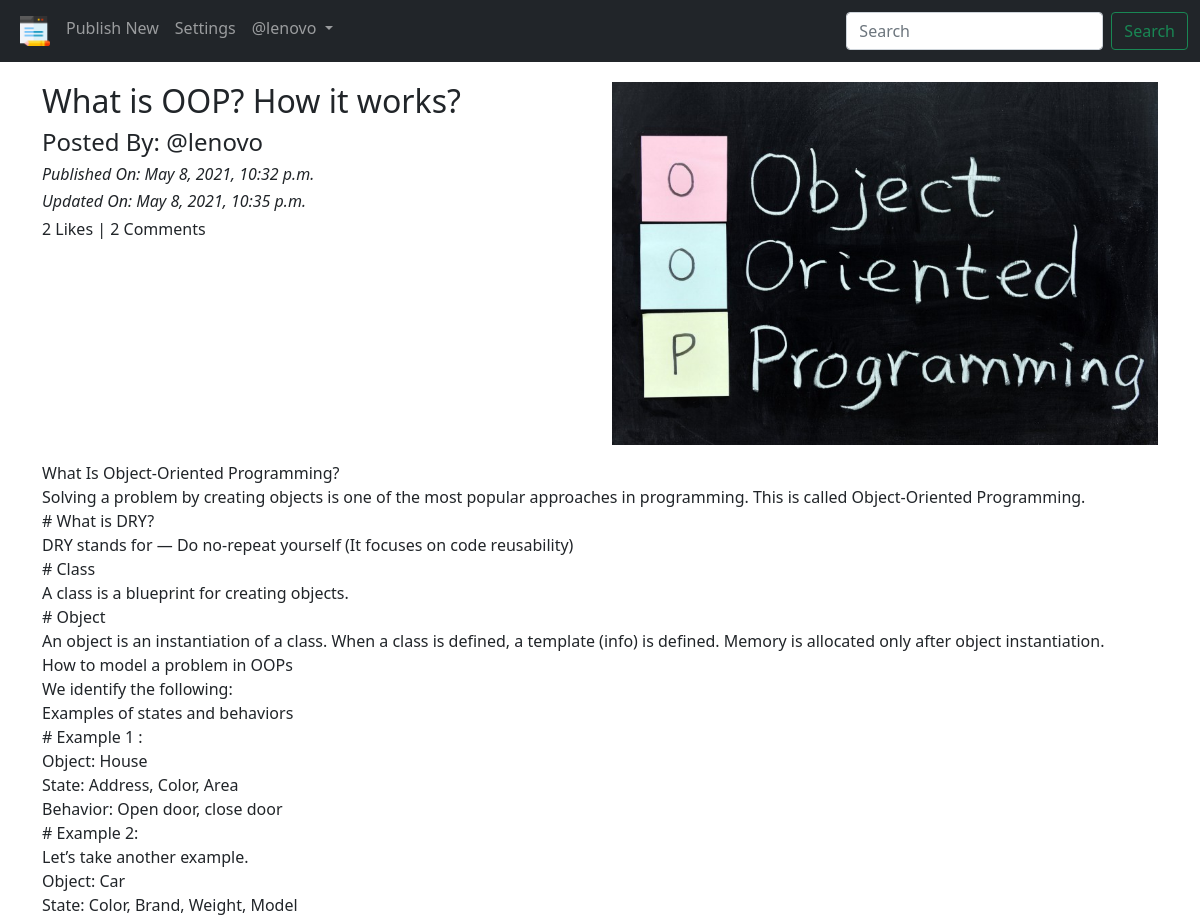
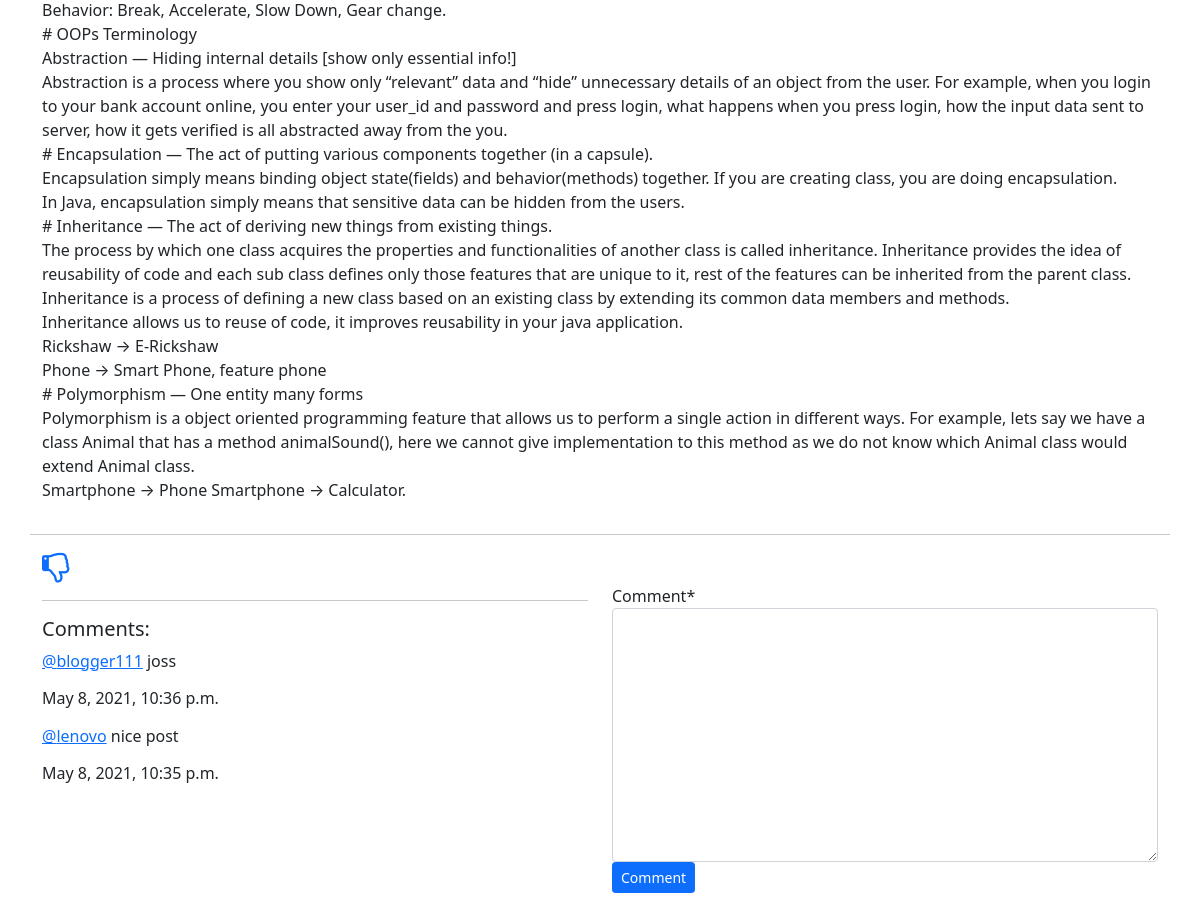
The app's page /blog/details/what-is-oop-how-it-works-331e42c5-1248-4bc8-8058-307f244c4a45 (signed in) with its own data (2 pictures, top to bottom).
### App_Blog/models.py (models this page shows, shortened)
class Blog(models.Model):
    author = models.ForeignKey(
        User, on_delete=models.CASCADE, related_name='post_author')
    blog_title = models.CharField(max_length=264, verbose_name="Put a Title")
    slug = models.SlugField(max_length=264, unique=True)
    blog_content = models.TextField(verbose_name="What is on your mind?")
    blog_image = models.ImageField(
        upload_to='blog_images', verbose_name="Image")
    publish_date = models.DateTimeField(auto_now_add=True)
    update_date = models.DateTimeField(auto_now=True)
    class Meta:
        ordering = ['-publish_date']

class Comment(models.Model):
    blog = models.ForeignKey(
        Blog, on_delete=models.CASCADE, related_name='blog_comment')
    user = models.ForeignKey(
        User, on_delete=models.CASCADE, related_name='user_comment')
    comment = models.TextField()
    comment_date = models.DateTimeField(auto_now_add=True)
    class Meta:
        ordering = ['-comment_date']

### App_Blog/views.py (the view, shortened to what this page needs)
# urls.py: path('details/<slug:slug>', views.blog_details, name='blog_details'),
@login_required
def blog_details(request, slug):
    blog = Blog.objects.get(slug=slug)
    comment_form = CommentForm()
    already_liked = Likes.objects.filter(blog=blog, user=request.user)
    if already_liked:
        liked = True
    else:
        liked = False
    return render(request, 'App_Blog/blog_details.html', context={'blog': blog, 'comment_form': comment_form, 'liked': liked})

### App_Blog/forms.py
class CommentForm(forms.ModelForm):
    class Meta:
        model = Comment
        fields = ('comment',)

### templates/App_Blog/blog_details.html (shortened to what this page needs)
{% extends 'base.html' %}
{% load crispy_forms_tags %}
{% block body_block %}
<div class="row">
  <div class="col-sm-6">
    <h2>{{blog.blog_title}}</h2>
    <h4>Posted By: @{{blog.author}}</h4>
    <i><h6>Published On: {{blog.publish_date}}</h6></i>
    <i><h6>Updated On: {{blog.update_date}}</h6></i>
    <h6>{{blog.liked_blog.count}} Likes | {{blog.blog_comment.count}} Comments</h6>
  </div>
  <div class="col-sm-6">
    <img src="/media/{{blog.blog_image}}" width="100%">
  </div>
  <p>
    {{blog.blog_content|linebreaks}}
  </p>
  <hr>
  </div>
  {% if not liked %}
  <a href="{% url 'App_Blog:liked_post' pk=blog.pk %}">
    <i class="fa fa-thumbs-o-up fa-2x" aria-hidden="true"></i>
  </a>
  {% else %}
  <a href="{% url 'App_Blog:unliked_post' pk=blog.pk %}">
    <i class="fa fa-thumbs-o-down fa-2x" aria-hidden="true"></i>
  </a>
  {% endif %}
  <div class="row">
    <div class="col-sm-6">
      <hr>
      <h5>Comments:</h5>
      {% for comment in blog.blog_comment.all %}
      <p><a href="#">@{{comment.user}}</a> {{comment.comment}}<br><h6>{{comment.comment_date}}</h6></p>
      {% endfor %}
    </div>
    <div class="col-sm-6">
      <form method="POST">
        {{ comment_form|crispy }}
        <button type="submit" class="btn btn-primary btn-sm">Comment</button>
      </form>
    </div>
  </div>
  <br>
  <br>
  {% endblock %}

### templates/base.html (shortened to what this page needs)
<!DOCTYPE html>
{% load static %}
<html lang="en" dir="ltr">
  <head>
    <link
      href="https://cdn.jsdelivr.net/npm/bootstrap@5.0.0-beta3/dist/css/bootstrap.min.css"
      rel="stylesheet"
    />
    <link
      href="http://maxcdn.bootstrapcdn.com/font-awesome/4.1.0/css/font-awesome.min.css"
      rel="stylesheet"
    />
  </head>
  <body>
    <nav class="navbar navbar-expand-lg navbar-dark bg-dark">
      <div class="container-fluid">
        <div class="collapse navbar-collapse" id="navbarSupportedContent">
          <ul class="navbar-nav me-auto mb-2 mb-lg-0">
            <li class="nav-item">
              <a
                class="nav-link"
                aria-current="page"
                href="{% url 'App_Blog:blog_list' %}"
                ><img src="/media/blog.png" width="30px"
              /></a>
            </li>
            {% if user.is_authenticated %}
            <li class="nav-item">
              <a class="nav-link" href="{% url 'App_Blog:create_blog' %}"
                >Publish New</a
              >
            </li>
            <li class="nav-item">
              <a class="nav-link" href="#">Settings</a>
            </li>
            {% endif %} {% if user.is_authenticated %}
            <li class="nav-item dropdown">
              <a
                class="nav-link dropdown-toggle"
                href="#"
                id="navbarDropdown"
                role="button"
                data-bs-toggle="dropdown"
                aria-expanded="false"
              >
                @{{user.username}}
              </a>
                {% endif %}
            </li>
          </ul>
          <form class="d-flex">
            <input
              class="form-control me-2"
              type="search"
              placeholder="Search"
              aria-label="Search"
            />
            <button class="btn btn-outline-success ml-auto" type="submit">
              Search
            </button>
          </form>
        </div>
      </div>
    </nav>
    <div class="container" style="padding-top: 20px">
      {% block body_block %} {% endblock %}
    </div>
  </body>
</html>

### records on screen
Blog: blog_title "What is OOP? How it works?", author "lenovo", publish_date "May 8, 2021, 10:32 p.m.", update_date "May 8, 2021, 10:35 p.m.", liked_blog.count "2", blog_comment.count "2", blog_image (picture), blog_content "What Is Object-Oriented Programming? Solving a problem by creating objects is one of the most popular approaches in programming. This is called Object-Oriented Programming. # What is DRY? DRY stands for — Do no-repeat yourself (It focuses on code reusability) # Class A class is a blueprint for creating objects. # Object An object is an instantiation of a class. When a class is defined, a template (info) is defined. Memory is allocated only after object instantiation. How to model a problem in OOPs We identify the following: Examples of states and behaviors # Example 1 : Object: House State: Address, Color, Area Behavior: Open door, close door # Example 2: Let’s take another example. Object:…"
Comment: user "blogger111", comment "joss", comment_date "May 8, 2021, 10:36 p.m."
Comment: user "lenovo", comment "nice post", comment_date "May 8, 2021, 10:35 p.m."

### other values on screen
{{ user.username }} "lenovo"
